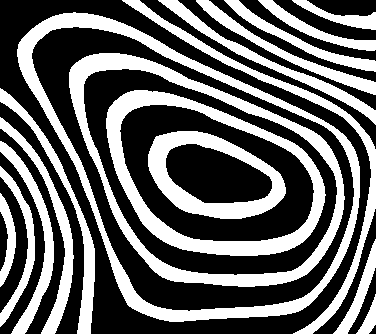
%> input picture input_smooth.png, 376 x 334 px
$ octave Matlab_code.m   (GNU Octave 9; MATLAB toolbox functions it lacks are replaced by stand-ins)
%> lines starting %> are read from the running program, lines starting %| are printed output that depends on the picture; in (x1, y1, x2, y2) boxes, pixels count from 0 and x2, y2 are one past the last pixel; in counts of white or black regions, pixels touching at a corner belong together; the program's own positions count from 1
### Max.m
function [M, x, y] = Max(I)
[M,Ind] = max(I(:));
[x, y] = ind2sub(size(I),Ind);
end

### NeighbourKoords.m
function NK = NeighbourKoords(x, y)
global A;
global I;
nx = [];
ny = [];
h = I(x, y);
if h > 0
    for i = 1-h:h-1
        for j = 1-h:h-1
            I(x+i,y+j)=0;
        end
    end
    v = zeros(1, 8*h+2);
    dx = [-h:h, h+zeros(1, 2*h-1), h:-1:-h, -h+zeros(1, 2*h-1)];
    dy = [h+zeros(1, 2*h+1), h-1:-1:1-h, -h+zeros(1, 2*h+1), 1-h:h-1];
    for i = 1:8*h
       v(i+1)=I(x+dx(i), y+dy(i));
    end
    v(1)=v(8*h+1);
    v(8*h+2)=v(2);
    [pks, ind] = findpeaks(v);
    sortrows([pks; ind].',1).';
    for i=1:length(pks)
        if v(ind(i)-1)>0 && v(ind(i)+1)>0 && v(ind(i))>A*h
            nx = [nx, x+dx(ind(i)-1)];
            ny = [ny, y+dy(ind(i)-1)];
        end
    end
end
NK = [nx; ny];
end

### GenerateNeighbours.m
function Neighbours = GenerateNeighbours(mx, my, p)
global I;
global BasePoints;
global n;
global k;
    neighs = NeighbourKoords(mx, my);
    nsize = size(neighs);
    if nsize(2) > 0
        for i = 1:nsize(2)
            if I(neighs(1,i), neighs(2,i))>0
               BasePoints(n) = struct('ID', n, 'koords', [neighs(1,i) neighs(2,i)], 'neighbours', p, 'Line', k);
               BasePoints(p).neighbours = [BasePoints(p).neighbours, n];
               n = n+1;
               GenerateNeighbours(neighs(1,i), neighs(2,i), n-1);
            end
        end
    end
end

### Matlab_code.m
clear all;
%% ----------Param閠erek----------
global A;
A = 0.6;
global B;
B = 0.2;
%% ----------K閜 import醠醩a----------
I0 = imread('input_smooth.png');
%> I0 is the input picture: size 334x376x3 uint8; 40.4% white; 17 white regions, largest, box (x1, y1, x2, y2) and area: (17, 12, 360, 322) 9533, (69, 53, 345, 287) 8169, (106, 90, 326, 256) 7190
figure(2);
imshow(I0);
%imfinfo('input.png');
global I;
I = double(I0(:,:,1));
I(1,:)=0;
I(end,:)=0;
I(:,1)=0;
I(:,end)=0;
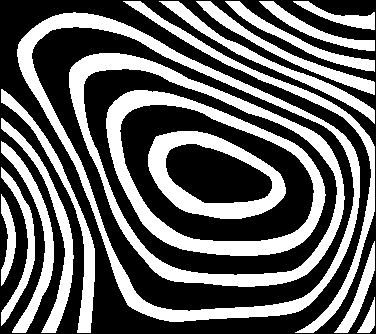
%> I: size 334x376 double; 40.1% white; 17 white regions, largest, box (x1, y1, x2, y2) and area: (17, 12, 360, 322) 9533, (69, 53, 345, 287) 8169, (106, 90, 326, 256) 7190
[sx, sy]=size(I);
%> sx = 334; sy = 376
M = max(max(I));
%> M = 255
figure(1);
clf;
hold on;
%% ----------Domborzat kialak韙醓----------
i=1;
while M == 255
    for ix=2:sx-1
        for iy=2:sy-1
            if (I(ix,iy) == 255 && ( I(ix-1,iy) == i-1 || I(ix+1,iy) == i-1 || I(ix,iy-1) == i-1 || I(ix,iy+1) == i-1 ))
                I(ix,iy)=i;
            end
        end
    end
    M = max(max(I));
    i=i+1;
    %pause(0.1);
    imshow(10.*uint8(I));
end
%> this loop made 12 passes
%> M on passes 1 to 12: 255, 255, 255, 255, 255, 255, 255, 255, 255, 255, 255, 12
%> pass 1, `imshow(10.*uint8(I));`:
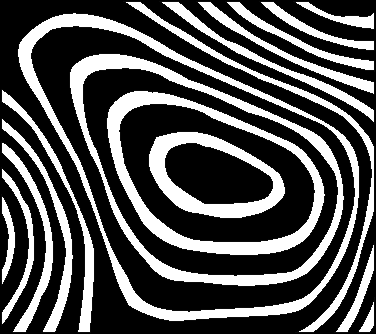
%> displayed picture: size 334x376, on the screen's scale of 0 to 255; min 0, max 255, mean 83.8
%> pass 2, `imshow(10.*uint8(I));`:
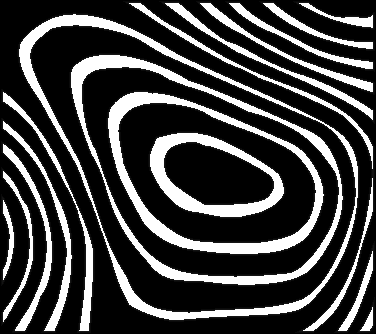
%> displayed picture: size 334x376, on the screen's scale of 0 to 255; min 0, max 255, mean 66.4
%> after the loop:
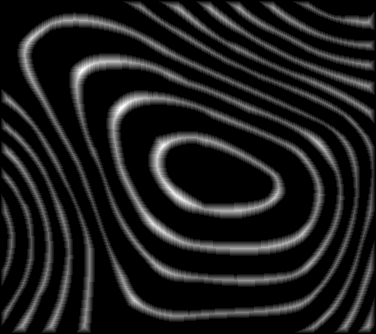
%> I: size 334x376 double; min 0, max 12, mean 1.38; drawn with min black and max white
%> after the loop:
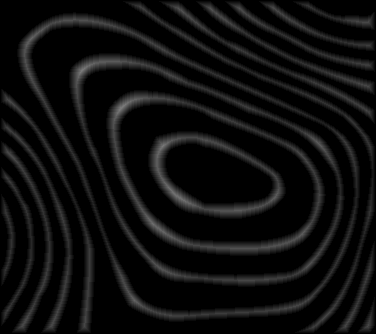
%> figure redrawn from the program's plot data
%% ----------B醶ispontok gener醠醩a----------
[M, mx, my]= Max(I);
%> in Max, `[M,Ind] = max(I(:));`: M = 12; Ind = 26793
%> in Max, `[x, y] = ind2sub(size(I),Ind);`: x = 73; y = 81
%> mx = 73; my = 81
m = B*M;
%> m = 2.4
%> the run ends on the next line
global BasePoints;
BasePoints = struct('ID',{},'koords',{}, 'neighbours',{}, 'Line', {});
global n; %number of points
n = 1;
global k; % number of lines
k = 1;
while M >= m
    BasePoints(n) = struct('ID', n, 'koords', [mx my], 'neighbours', [], 'Line', k );
    n = n+1;
    GenerateNeighbours(mx, my, n-1);

$ run again, with input.png copied over input_smooth.png
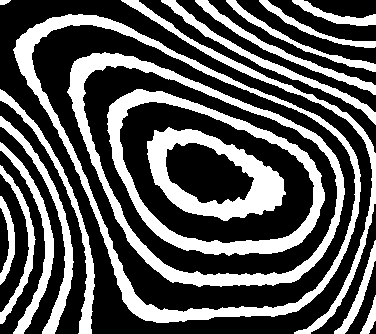
%> input picture input.png, 376 x 334 px
%> I0 is the input picture: size 334x376x3 uint8; 35.2% white; 18 white regions, largest, box (x1, y1, x2, y2) and area: (13, 14, 361, 323) 8308, (67, 52, 345, 287) 7407, (107, 89, 325, 256) 6317
%> `M = max(max(I));`: M = 255
%> the loop `while M == 255` made 19 passes
%> M on passes 1 to 8: 255, 255, 255, 255, 255, 255, 255, 255
%> pass 1, `imshow(10.*uint8(I));`:
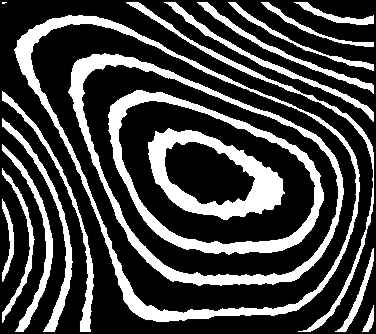
%> displayed picture: size 334x376, on the screen's scale of 0 to 255; min 0, max 255, mean 70.4
%> after the loop `while M == 255`:
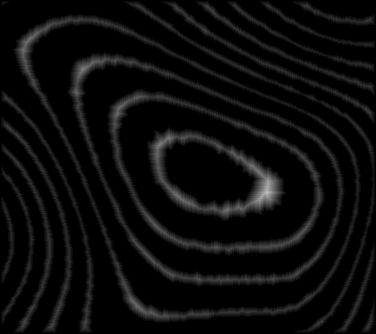
%> figure redrawn from the program's plot data
%> in Max, `[M,Ind] = max(I(:));`: M = 19; Ind = 89037
%> x = 193; y = 267
%> mx = 193; my = 267
%> m = 3.8
